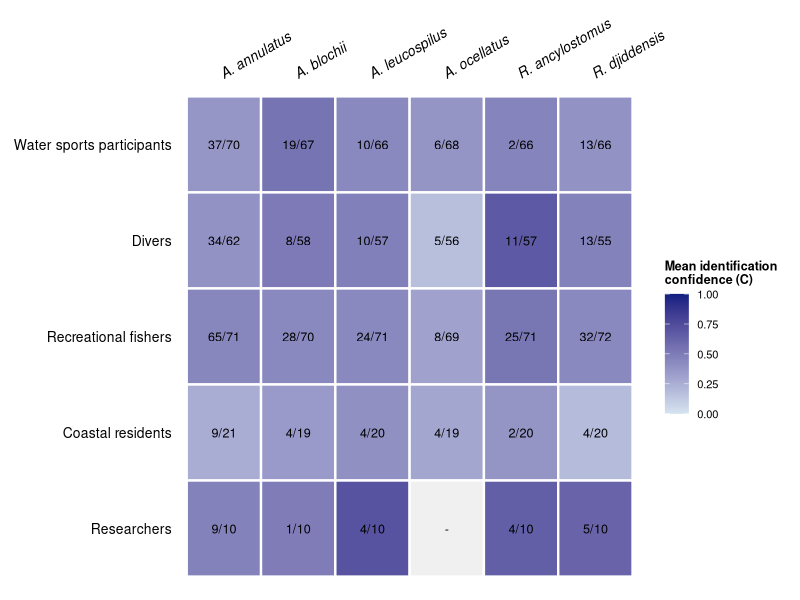
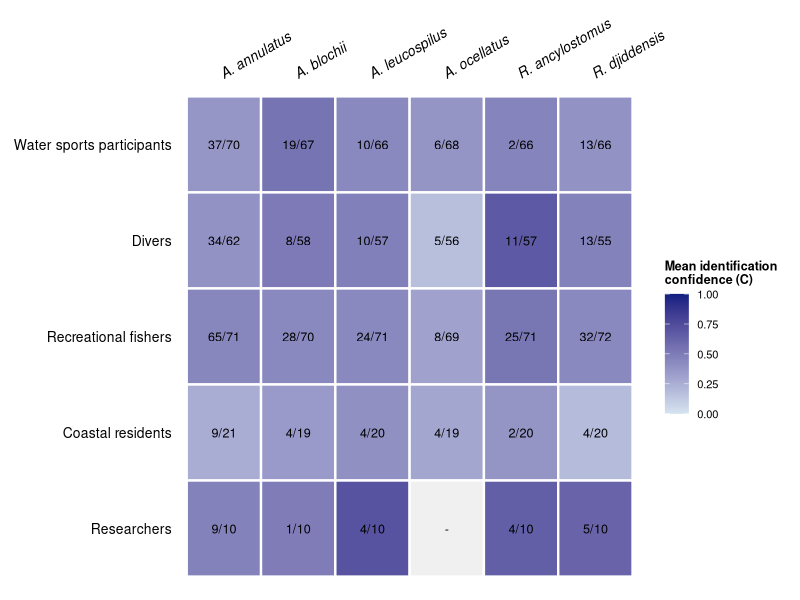

Generate these figures, in order, with R:
# ============================================================
# Figure: Species identification confidence (C) heatmap
# Mean C-values by user group and species
# ============================================================

library(ggplot2)
library(tidyr)
library(dplyr)

# ------------------------------------------------------------
# 1. DATA
# Structure: user group, then per species: n_recognised, n_answered, c_ave
# calculated in excel
# ------------------------------------------------------------
data <- data.frame(
  user_group = c("Water sports participants", "Divers", "Recreational fishers",
                 "Coastal residents", "Researchers"),

  lesser_n = c(37, 34, 65,  9,  9),
  lesser_N = c(70, 62, 71, 21, 10),
  lesser_c = c(0.37, 0.39, 0.45, 0.26, 0.47),

  blunt_n  = c(19,  8, 28,  4,  1),
  blunt_N  = c(67, 58, 70, 19, 10),
  blunt_c  = c(0.54, 0.51, 0.44, 0.35, 0.50),

  grey_n   = c(10, 10, 24,  4,  4),
  grey_N   = c(66, 57, 71, 20, 10),
  grey_c   = c(0.44, 0.48, 0.44, 0.40, 0.71),

  speck_n  = c( 6,  5,  8,  4,  0),
  speck_N  = c(68, 56, 69, 19, 10),
  speck_c  = c(0.38, 0.17, 0.31, 0.29, NA),

  bow_n    = c( 2, 11, 25,  2,  4),
  bow_N    = c(66, 57, 71, 20, 10),
  bow_c    = c(0.46, 0.68, 0.53, 0.38, 0.65),

  wedge_n  = c(13, 13, 32,  4,  5),
  wedge_N  = c(66, 55, 72, 20, 10),
  wedge_c  = c(0.39, 0.47, 0.44, 0.19, 0.62),

  stringsAsFactors = FALSE
)

# ------------------------------------------------------------
# 2. RESHAPE TO LONG FORMAT
# ------------------------------------------------------------
species_list <- c("A. annulatus", "A. blochii", "A. leucospilus",
                   "A. ocellatus", "R. ancylostomus", "R. djiddensis")
prefix_list  <- c("lesser", "blunt", "grey", "speck", "bow", "wedge")

long <- bind_rows(lapply(seq_along(species_list), function(i) {
  sp  <- species_list[i]
  pre <- prefix_list[i]
  data.frame(
    user_group = data$user_group,
    species    = sp,
    c_ave      = data[[paste0(pre, "_c")]],
    n_rec      = data[[paste0(pre, "_n")]],
    n_ans      = data[[paste0(pre, "_N")]],
    stringsAsFactors = FALSE
  )
}))

long <- long %>%
  mutate(cell_label = ifelse(is.na(c_ave), "-", paste0(n_rec, "/", n_ans)))

long$species <- factor(long$species, levels = species_list)

group_order <- c("Water sports participants", "Divers", "Recreational fishers",
                  "Coastal residents", "Researchers")
long$user_group <- factor(long$user_group, levels = rev(group_order))

# ------------------------------------------------------------
# 3. PLOT
# ------------------------------------------------------------
p <- ggplot(long, aes(x = species, y = user_group, fill = c_ave)) +
  geom_tile(color = "white", linewidth = 0.8) +
  geom_text(aes(label = cell_label), size = 3.2, color = "black") +
  scale_fill_gradient(
    low      = "#D6E4F0",
    high     = "#0F2080",
    na.value = "#F0F0F0",
    name     = "Mean identification\nconfidence (C)",
    limits   = c(0, 1),
    breaks   = c(0, 0.25, 0.50, 0.75, 1.0),
    labels   = c("0.00", "0.25", "0.50", "0.75", "1.00")
  ) +
  scale_x_discrete(position = "top") +
  labs(x = NULL, y = NULL) +
  theme_minimal(base_size = 12) +
  theme(
    text         = element_text(color = "black"),
    axis.text.x  = element_text(face = "italic", size = 10, angle = 30,
                                 hjust = 0, vjust = 0.02, color = "black"),
    axis.text.y  = element_text(size = 10, color = "black"),
    panel.grid   = element_blank(),
    legend.position = "right",
    legend.title = element_text(size = 9, face = "bold", color = "black"),
    legend.text  = element_text(size = 8, color = "black"),
    plot.margin  = margin(10, 10, 10, 10)
  )

# ------------------------------------------------------------
# 4. EXPORT
# ------------------------------------------------------------
ggsave("figures/confidence_heatmap.png", plot = p, width = 9, height = 5, dpi = 600)
ggsave("figures/confidence_heatmap.pdf", plot = p, width = 9, height = 5)

message("Done — confidence_heatmap.png/.pdf saved")
